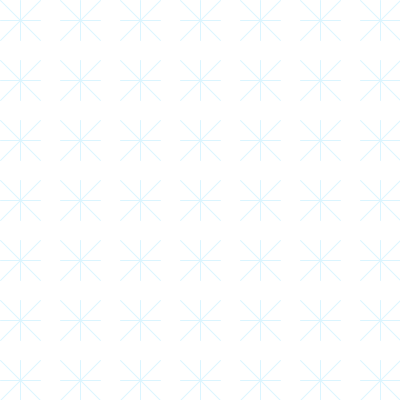
Frame 1 (no input)
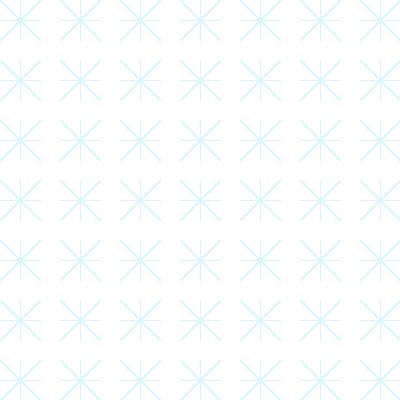
Frame 60 (the mouse pressed at the canvas centre just before this capture)
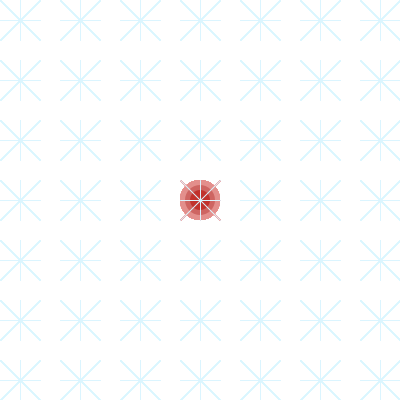
Frame 120 (the mouse held since frame 60 and released just before this capture)

The Processing sketch that drew these frames (run headless with seeded random() and noise(); from frame 60 on, the mouse is pressed at the canvas centre):

// Processing sketch: processing_42513
// ── processing_42513.pde

void setup() {
  size (400, 400);
  smooth();
  noStroke();
  fill(255);
  rect(0, 0, width, height);
}


void draw() {
  
    for (int x=0; x < width; x=x+60) {
      for (int y=0; y < height; y=y+60) { 
  if (dist(x+20, y+20, mouseX, mouseY) < 20) {
        stroke(255, 83, 77);
        line(x, y, x+40, y+40);
        line(x, y+40, x+40, y);
        line(x, y+20, x+40, y+20);
        line(x+20, y, x+20, y+40);
        noStroke();
        fill(227, 143, 140);
        ellipse (x+20, y+20, 40, 40);
        fill(206, 101, 98);
        ellipse (x+20, y+20, 30, 30);
        fill(193, 50, 45);
        ellipse (x+20, y+20, 20, 20);
      }
    }
  }
  
            for (int x=0; x < width; x=x+60) {
    for (int y=0; y < height; y=y+60) { 
      stroke(219, 245, 255);
      line(x, y, x+40, y+40);
      line(x, y+40, x+40, y);
      line(x, y+20, x+40, y+20);
      line(x+20, y, x+20, y+40);
    }
}
}
